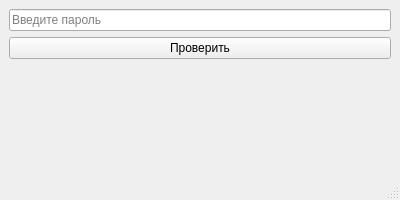
<?xml version="1.0" encoding="UTF-8"?>
<ui version="4.0">
 <class>PasswordChecker</class>
 <widget class="QMainWindow" name="PasswordChecker">
  <property name="geometry">
   <rect>
    <x>100</x>
    <y>100</y>
    <width>400</width>
    <height>200</height>
   </rect>
  </property>
  <property name="windowTitle">
   <string>Проверка пароля</string>
  </property>
  <widget class="QWidget" name="centralwidget">
   <layout class="QVBoxLayout" name="verticalLayout">
    <item>
     <widget class="QLineEdit" name="passwordInput">
      <property name="placeholderText">
       <string>Введите пароль</string>
      </property>
     </widget>
    </item>
    <item>
     <widget class="QPushButton" name="checkButton">
      <property name="text">
       <string>Проверить</string>
      </property>
     </widget>
    </item>
    <item>
     <widget class="QLabel" name="resultLabel">
      <property name="text">
       <string></string>
      </property>
      <property name="alignment">
       <set>Qt::AlignCenter</set>
      </property>
     </widget>
    </item>
   </layout>
  </widget>
  <widget class="QMenuBar" name="menubar"/>
  <widget class="QStatusBar" name="statusbar"/>
 </widget>
 <resources/>
 <connections/>
</ui>
